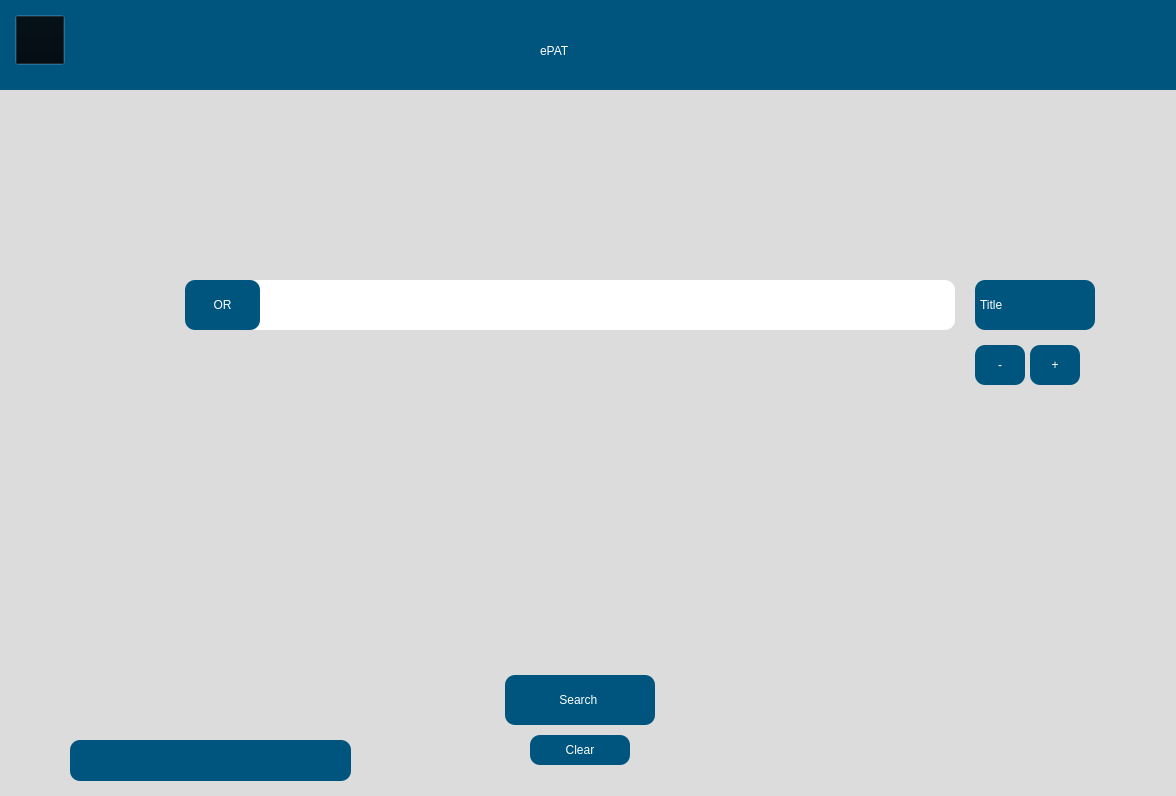
<?xml version="1.0" encoding="UTF-8"?>
<ui version="4.0">
 <class>Dialog</class>
 <widget class="QDialog" name="Dialog">
  <property name="geometry">
   <rect>
    <x>0</x>
    <y>0</y>
    <width>1176</width>
    <height>796</height>
   </rect>
  </property>
  <property name="windowTitle">
   <string>Dialog</string>
  </property>
  <widget class="QWidget" name="widget" native="true">
   <property name="geometry">
    <rect>
     <x>-20</x>
     <y>0</y>
     <width>1200</width>
     <height>900</height>
    </rect>
   </property>
   <property name="styleSheet">
    <string >background-color: rgb(220, 220, 220);color:black;</string>
   </property>
   <widget class="QWidget" name="widget_2" native="true">
    <property name="geometry">
     <rect>
      <x>20</x>
      <y>0</y>
      <width>1200</width>
      <height>90</height>
     </rect>
    </property>
    <property name="styleSheet">
     <string >background-color: rgb(0, 85, 127);
</string>
    </property>
    <widget class="QLabel" name="label">
     <property name="geometry">
      <rect>
       <x>540</x>
       <y>20</y>
       <width>141</width>
       <height>61</height>
      </rect>
     </property>
     <property name="styleSheet">
      <string >font: 75 36pt &quot;Arial&quot;;
color: white;
</string>
     </property>
     <property name="text">
      <string>ePAT</string>
     </property>
    </widget>
    <widget class="QPushButton" name="settingButton1">
     <property name="geometry">
      <rect>
       <x>15</x>
       <y>15</y>
       <width>50</width>
       <height>50</height>
      </rect>
     </property>
     <property name="styleSheet">
      <string >background-color: transparent;
          border-color: transparent;
          color: white;
      </string>
     </property>
     <property name="text">
      <string/>
     </property>
    </widget>
   </widget>
   <widget class="QLineEdit" name="textEdit">
    <property name="geometry">
     <rect>
      <x>225</x>
      <y>280</y>
      <width>750</width>
      <height>50</height>
     </rect>
    </property>
    <property name="styleSheet">
     <string >
            QLineEdit {
                border-radius: 10px;
                font: 16pt &quot;Arial&quot;;
                background-color: white;
                padding-top: 1px; 
                padding-bottom: 1px;
                color: black;
            }
        </string>
    </property>
   </widget>
   <widget class="QPushButton" name="search">
    <property name="geometry">
     <rect>
      <x>525</x>
      <y>675</y>
      <width>150</width>
      <height>50</height>
     </rect>
    </property>
    <property name="styleSheet">
     <string >
            QPushButton {
                font: 75 20pt &quot;Arial&quot;;
                background-color: rgb(0, 85, 127);
                border-radius: 10px;
                color: white;
            }

            QPushButton:hover {
                background-color: rgb(0, 75, 117); /* Slightly darker color when hovered */
            }

            QPushButton:pressed {
                background-color: rgb(0, 65, 107); /* Even darker color when clicked */
            }
        </string>
    </property>
    <property name="text">
     <string>Search </string>
    </property>
   </widget>
   <widget class="QPushButton" name="clearButton">
    <property name="geometry">
     <rect>
      <x>550</x>
      <y>735</y>
      <width>100</width>
      <height>30</height>
     </rect>
    </property>
    <property name="styleSheet">
     <string >
            QPushButton {
                font: 75 16pt &quot;Arial&quot;;
                background-color: rgb(0, 85, 127);
                border-radius: 10px;
                color: white;
            }

            QPushButton:hover {
                background-color: rgb(0, 75, 117); /* Slightly darker color when hovered */
            }

            QPushButton:pressed {
                background-color: rgb(0, 65, 107); /* Even darker color when clicked */
            }
        </string>
    </property>
    <property name="text">
     <string>Clear</string>
    </property>
   </widget>
   <widget class="QPushButton" name="pushButton">
    <property name="geometry">
     <rect>
      <x>1050</x>
      <y>345</y>
      <width>50</width>
      <height>40</height>
     </rect>
    </property>
    <property name="styleSheet">
     <string >
            QPushButton {
                font: 75 16pt &quot;Arial&quot;;
                background-color: rgb(0, 85, 127);
                border-radius: 10px;
                color: white;
            }

            QPushButton:hover {
                background-color: rgb(0, 75, 117); /* Slightly darker color when hovered */
            }

            QPushButton:pressed {
                background-color: rgb(0, 65, 107); /* Even darker color when clicked */
            }
        </string>
    </property>
    <property name="text">
     <string>+</string>
    </property>
   </widget>
   <widget class="QPushButton" name="removeButton">
    <property name="geometry">
     <rect>
      <x>995</x>
      <y>345</y>
      <width>50</width>
      <height>40</height>
     </rect>
    </property>
    <property name="styleSheet">
     <string >
            QPushButton {
                font: 75 16pt &quot;Arial&quot;;
                background-color: rgb(0, 85, 127);
                border-radius: 10px;
                color: white;
            }

            QPushButton:hover {
                background-color: rgb(0, 75, 117); /* Slightly darker color when hovered */
            }

            QPushButton:pressed {
                background-color: rgb(0, 65, 107); /* Even darker color when clicked */
            }
        </string>
    </property>
    <property name="text">
     <string>-</string>
    </property>
   </widget>
   <widget class="QLabel" name="orLabel">
    <property name="geometry">
     <rect>
      <x>205</x>
      <y>280</y>
      <width>75</width>
      <height>50</height>
     </rect>
    </property>
    <property name="styleSheet">
     <string >
      QLabel {
       color: white;
       font: 75 16pt &quot;Arial&quot;;
       background-color: rgb(0, 85, 127);
       border-radius: 10px;
      }
     </string>
    </property>
    <property name="text">
     <string>OR</string>
    </property>
    <property name="alignment">
     <set>Qt::AlignCenter</set>
    </property>
   </widget>
   <widget class="QComboBox" name="booleanBoxRight">
    <property name="geometry">
     <rect>
      <x>995</x>
      <y>280</y>
      <width>120</width>
      <height>50</height>
     </rect>
    </property>
    <property name="styleSheet">
     <string >
            QComboBox {
                color: white;
                font: 75 12pt &quot;Arial&quot;;
                border-radius: 10px;
                background-color: rgb(0, 85, 127);
            }

            QComboBox:hover {
                background-color: rgb(0, 75, 117); /* Slightly darker color when hovered */
            }

            QComboBox:pressed {
                background-color: rgb(0, 65, 107); /* Even darker color when clicked */
            }

            QComboBox::drop-down {
                border-left-color: darkgray;
            }

            QComboBox::down-arrow {
                image: url(resources/dropdown_icon.png);
                width: 21px;
                height: 15px;
                padding-right: 15px;
            }

            QComboBox QAbstractItemView {
                color: white;
                background-color: rgb(0, 85, 127);
                border-bottom-right-radius: 20px;
                border-bottom-left-radius: 20px;
            }
        </string>
    </property>
    <item>
     <property name="text">
      <string>Title</string>
     </property>
    </item>
    <item>
     <property name="text">
      <string>eISBN</string>
     </property>
    </item>
    <item>
     <property name="text">
      <string>OCN</string>
     </property>
    </item>
   </widget>
   <widget class="QLabel" name="institutionName">
    <property name="geometry">
     <rect>
      <x>90</x>
      <y>740</y>
      <width>281</width>
      <height>41</height>
     </rect>
    </property>
    <property name="styleSheet">
     <string >QLabel {
    font: 75 11pt &quot;Arial&quot;;
    background-color: rgb(0, 85, 127);
    border-radius: 10px;
    color: white;
    padding: 10px; /* Add padding to center the text */
    qproperty-alignment: AlignCenter; /* Align text to the center */
}
</string>
    </property>
    <property name="text">
     <string/>
    </property>
   </widget>
   <widget class="QLabel" name="internetConnection">
    <property name="geometry">
     <rect>
      <x>40</x>
      <y>750</y>
      <width>31</width>
      <height>21</height>
     </rect>
    </property>
    <property name="text">
     <string/>
    </property>
   </widget>
   <widget class="QLabel" name="helpIcon">
    <property name="geometry">
     <rect>
      <x>160</x>
      <y>270</y>
      <width>41</width>
      <height>41</height>
     </rect>
    </property>
    <property name="text">
     <string/>
    </property>
   </widget>
  </widget>
 </widget>
 <resources/>
 <connections/>
</ui>
